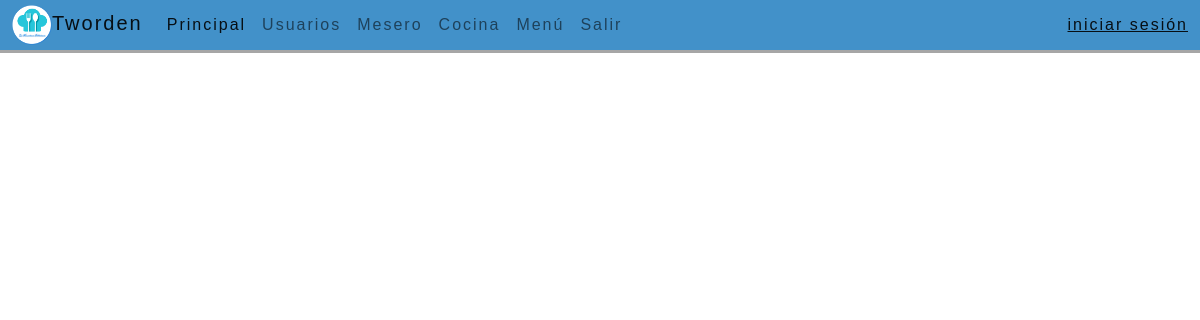
/mesero-mesas.html, run on an earlier commit of the app's database.
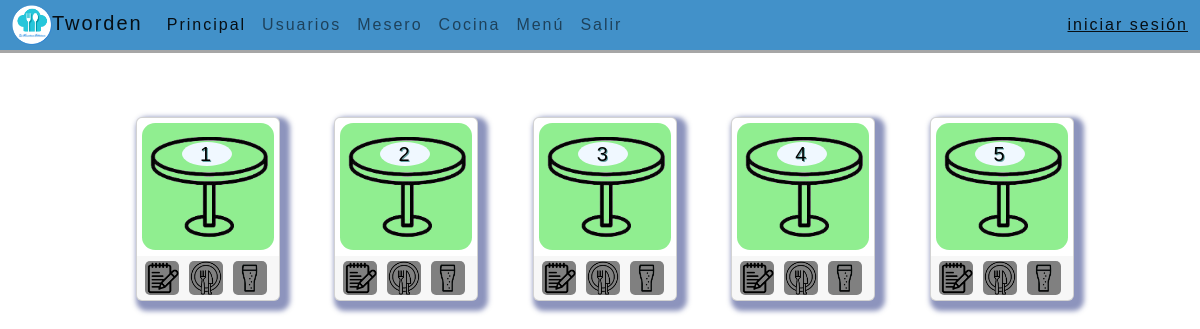
And on a later commit of the database.
### paginas/models.py (models this page shows, shortened)
class Mesas(models.Model):
    id = models.AutoField(primary_key=True)
    nombre_mesa = models.CharField(max_length=50, blank=False, null=False)

### paginas/views.py (the view)
# urls.py: path('mesero-mesas.html', views.mesero_mesas, name='mesero_mesas'),
def mesero_mesas(request):
    mesas = Mesas.objects.all()
    mesaform= Mesaform()
    return render(request, 'mesero-mesas.html', {'mesas': mesas, 'mesaform': mesaform})

### paginas/templates/mesero-mesas.html (shortened to what this page needs)
{% extends "base.html" %}
{% block contenido %}
{% load static %}
<div id="todo">
    <div class="container mt-5">
      <div class="row row-cols-3 mt-3 row-cols-md-5 g-3">
        {% for mesa in mesas %}
        <div class="col">
          <div class="card border-none mb-3" style="max-width: 9rem; min-width: 9rem;">
            <a href="mesero-orden.html">
            <div class="card-img-overlay">
              <h5 class="card-title">{% block numeromesa %}{{mesa.id}}{% endblock %}</h5>
            </div></a>
            <img src={% static 'img/icono_mesa.png' %} class="card-img" style="background-color: lightgreen;" alt="Mesa {{mesa.id}}">
            <div class="card-footer border-white"><div class="iconfooter"><img  src={% static 'img/icono_ordenar.png' %} class="icono" alt="..."><img src={% static 'img/icono_comida.png' %} class="icono" alt="..."><img src={% static 'img/icono_bebida.png' %} class="icono" alt="..."></div></div>
          </div>
        </div>
        {% endfor %}
      </div>
    </div>
</div>
{% endblock %}

What changed in the data, as far as the page shows it:
added Mesas: id "1"
added Mesas: id "2"
added Mesas: id "3"
added Mesas: id "4"
added Mesas: id "5"
